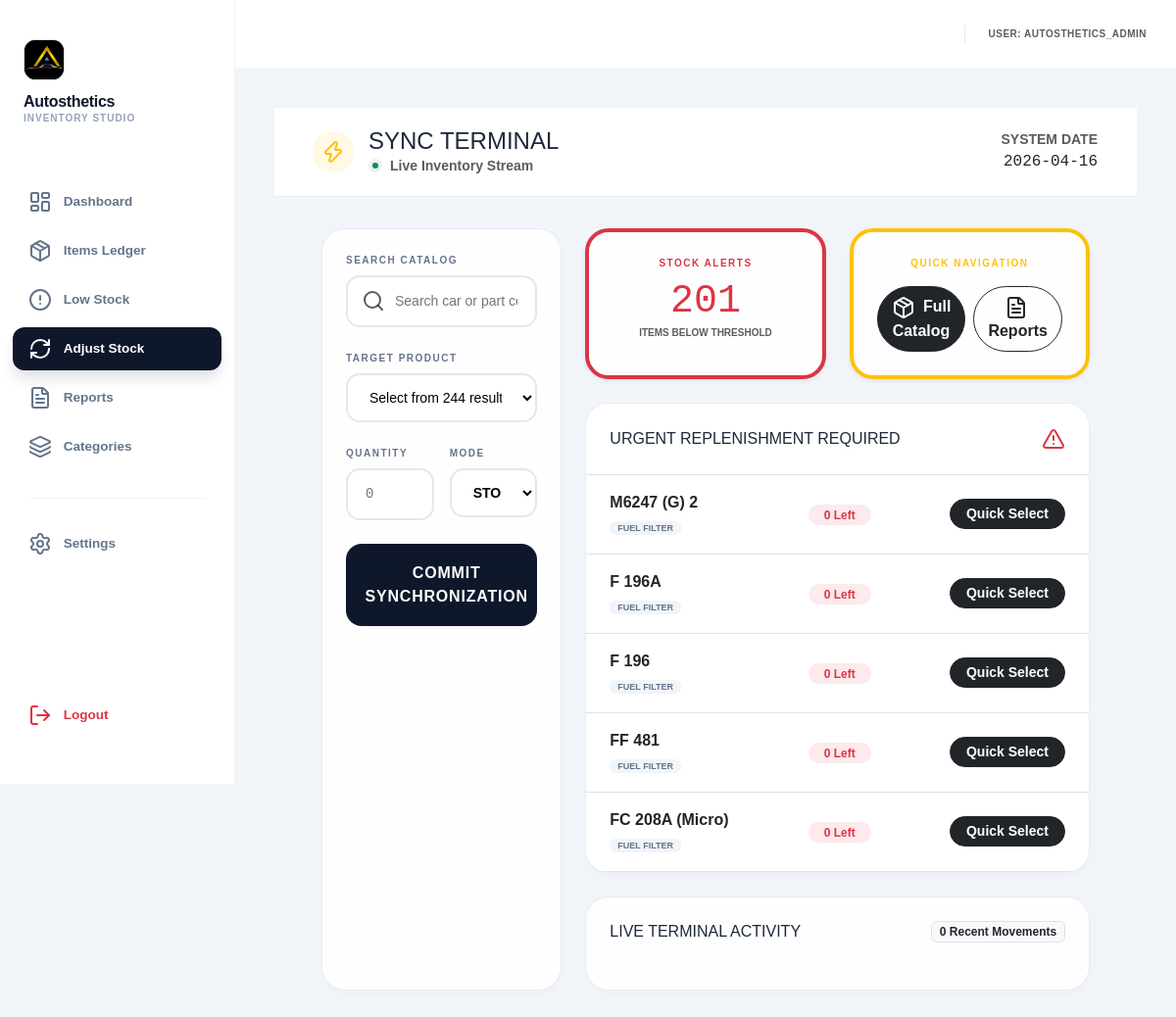
/adjust-stock/ (signed in), run on an earlier commit of the app's database.
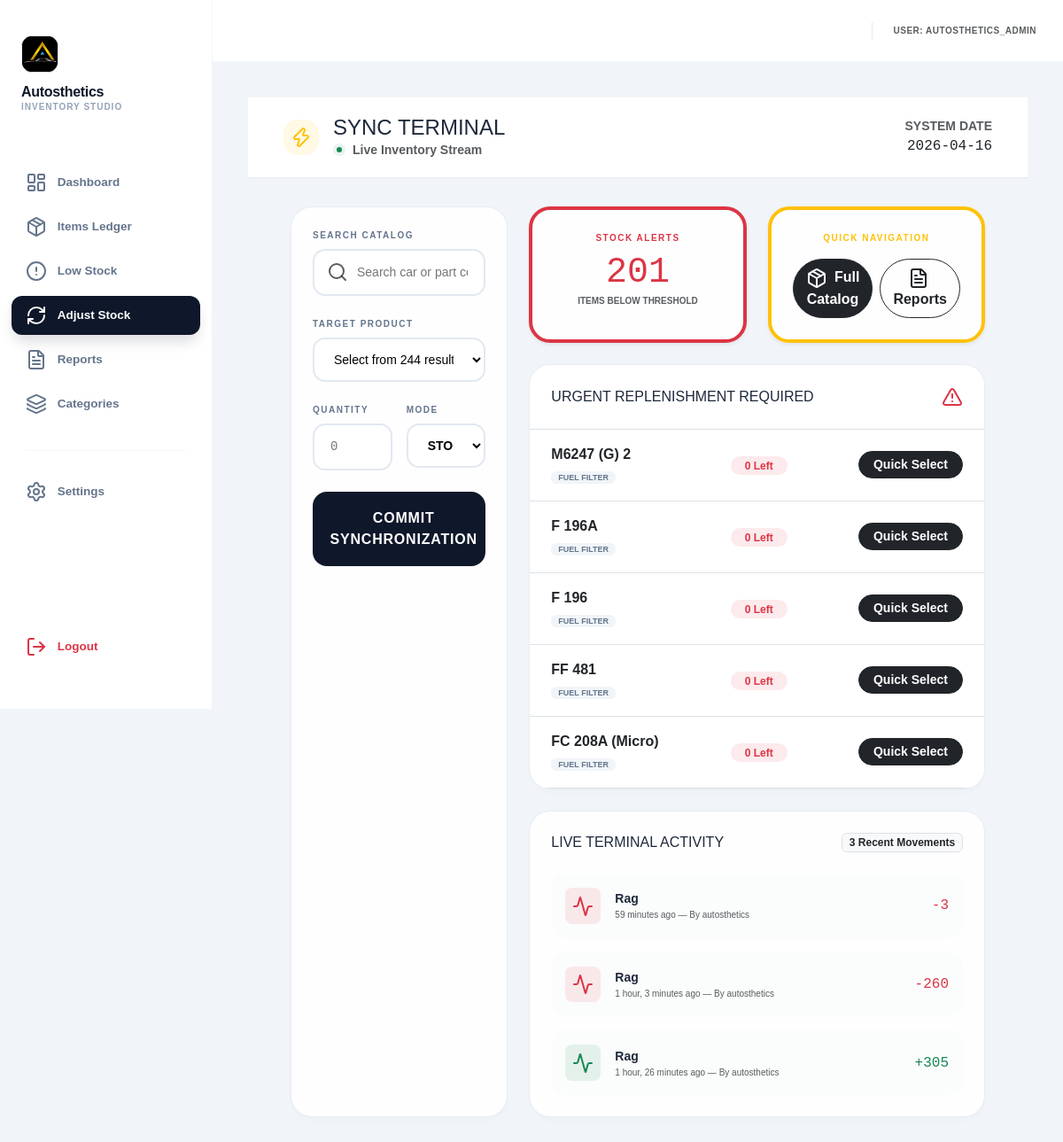
And on a later commit of the database.
### inventory/models.py (models this page shows, shortened)
class Item(models.Model):
    name = models.CharField(max_length=255, unique=True)
    quantity = models.IntegerField(default=0)
    price = models.DecimalField(max_digits=12, decimal_places=2, default=0)
    category = models.ForeignKey(Category, on_delete=models.SET_NULL, null=True, blank=True)
    unit = models.CharField(max_length=10, choices=UNIT_CHOICES, default='pcs')
    compatible_units = models.TextField(blank=True, null=True, help_text="List cars this fits")
    created_at = models.DateTimeField(auto_now_add=True)

class Category(models.Model):
    name = models.CharField(max_length=255)
    description = models.TextField(blank=True, null=True)
    class Meta:
        verbose_name_plural = "Categories"

class StockMovement(models.Model):
    REASON_CHOICES = [('add', 'Stock In'), ('remove', 'Stock Out'), ('adjust', 'Adjustment')]
    item = models.ForeignKey(Item, on_delete=models.CASCADE)
    quantity = models.IntegerField()
    reason = models.CharField(max_length=10, choices=REASON_CHOICES)
    date = models.DateTimeField(auto_now_add=True)
    user = models.ForeignKey(User, on_delete=models.SET_NULL, null=True, blank=True)
    remarks = models.CharField(max_length=255, blank=True, null=True)

### inventory/views.py (the view, shortened to what this page needs)
# urls.py: path('adjust-stock/', views.adjust_stock, name='adjust_stock'),
@login_required
def adjust_stock(request, pk=None):
    selected_item = get_object_or_404(Item, pk=pk) if pk else None
    today = timezone.localtime(timezone.now()).date()
    query = request.GET.get('q', '')
    items = Item.objects.select_related('category').all().order_by('name')
    if query:
        items = items.filter(
            Q(name__icontains=query) |
            Q(category__name__icontains=query) |
            Q(compatible_units__icontains=query)
        ).distinct()
    critical_items = Item.objects.filter(quantity__lte=5).select_related('category').order_by('quantity')[:5]
    total_value = Item.objects.aggregate(
        total=Sum(F('price') * F('quantity'))
    )['total'] or 0
    low_stock_count = Item.objects.filter(quantity__lte=5).count()
    recent_movements = StockMovement.objects.filter(
        date__date=today
    ).select_related('item', 'user').order_by('-date')[:5]
    return render(request, "inventory/adjust_stock.html", {
        "items": items,
        "selected_item": selected_item,
        "today": today,
        "query": query,
        "critical_items": critical_items,
        "low_stock_count": low_stock_count,
        "total_value": total_value,
        "recent_movements": recent_movements,
    })

### inventory/templates/inventory/adjust_stock.html (shortened to what this page needs)
{% extends "inventory/base.html" %}
{% load humanize %}
{% block content %}
<link href="https://googleapis.com" rel="stylesheet">
<div class="terminal-header d-flex justify-content-between align-items-center">
    <div class="d-flex align-items-center gap-3">
        <div class="p-2 bg-warning bg-opacity-10 text-warning rounded-4"><i data-lucide="zap"></i></div>
        <div>
            <h4 class="fw-black mb-0">SYNC TERMINAL</h4>
            <div class="d-flex align-items-center gap-2">
                <span class="badge bg-success bg-opacity-10 text-success p-1 rounded-circle"><div style="width:6px;height:6px;background:currentColor;border-radius:50%"></div></span>
                <p class="text-muted small mb-0 fw-bold">Live Inventory Stream</p>
            </div>
        </div>
    </div>
    <div class="text-end">
        <div class="text-muted small fw-bold text-uppercase">System Date</div>
        <div class="fw-black mono-font text-dark">{{ today|date:"Y-m-d" }}</div>
    </div>
</div>
<div class="container-fluid px-4 px-lg-5 pb-5">
    <div class="row g-4">
        <div class="col-lg-4">
            <div class="glass-card p-4 h-100">
                {% if not selected_item %}
                <form method="GET" class="mb-4">
                    <label class="form-label-caps">Search Catalog</label>
                    <div class="position-relative">
                        <input type="text" name="q" class="input-terminal ps-5" placeholder="Search car or part code..." value="{{ query|default:'' }}">
                        <i data-lucide="search" class="position-absolute start-0 ms-3 top-50 translate-middle-y text-muted" size="18"></i>
                    </div>
                </form>
                {% endif %}
                <form method="POST">
                    <div class="mb-4">
                        <label class="form-label-caps">Target Product</label>
                        {% if selected_item %}
                            <div class="p-3 rounded-4 border-2 border-warning border-dashed bg-warning bg-opacity-10">
                                <div class="d-flex justify-content-between align-items-start">
                                    <div>
                                        <span class="cat-badge mb-2">{% if selected_item.category %}{{ selected_item.category.name }}{% else %}General{% endif %}</span>
                                        <div class="fw-black text-dark h5 mb-0">{{ selected_item.name }}</div>
                                    </div>
                                    <div class="text-end">
                                        <div class="text-muted small fw-bold">BAL</div>
                                        <div class="h4 fw-black mb-0 mono-font text-warning">{{ selected_item.quantity }}</div>
                                    </div>
                                </div>
                            </div>
                            <input type="hidden" name="item" value="{{ selected_item.id }}">
                            <div class="mt-2"><a href="{% url 'adjust_stock' %}" class="text-decoration-none small fw-bold text-muted"><i data-lucide="x-circle" size="12"></i> Reset Selection</a></div>
                        {% else %}
                            <select name="item" class="input-terminal" required>
                                <option value="" disabled selected>Select from {{ items|length }} results...</option>
                            </select>
                        {% endif %}
                    </div>
                    <div class="row g-3 mb-4">
                        <div class="col-6">
                            <label class="form-label-caps">Quantity</label>
                            <input type="number" name="quantity" min="1" class="input-terminal mono-font" placeholder="0" required>
                        </div>
                        <div class="col-6">
                            <label class="form-label-caps">Mode</label>
                            <select name="reason" id="modeSelect" class="input-terminal fw-bold" required>
                                <option value="remove" selected>STOCK OUT (-)</option>
                            </select>
                        </div>
                    </div>
                    <button type="submit" class="btn-commit" id="commitBtn">
                        COMMIT SYNCHRONIZATION
                    </button>
                </form>
            </div>
        </div>
        <div class="col-lg-8">
            <div class="row g-4">
                <div class="col-md-6">
                    <div class="glass-card p-4 text-center border-bottom border-danger border-4 h-100 shadow-sm">
                        <div class="form-label-caps text-danger">Stock Alerts</div>
                        <div class="h1 fw-black text-danger mb-0 mono-font">{{ low_stock_count }}</div>
                        <div class="small text-muted fw-bold text-uppercase" style="font-size: 10px;">Items Below Threshold</div>
                    </div>
                </div>
                <div class="col-md-6">
                    <div class="glass-card p-4 text-center border-bottom border-warning border-4 h-100 shadow-sm d-flex flex-column justify-content-center">
                        <div class="form-label-caps text-warning mb-3">Quick Navigation</div>
                        <div class="d-flex gap-2">
                            <a href="{% url 'all_items' %}" class="btn btn-dark w-100 rounded-pill fw-bold py-2">
                                <i data-lucide="package" size="14" class="me-1"></i> Full Catalog
                            </a>
                            <a href="{% url 'reports' %}" class="btn btn-outline-dark w-100 rounded-pill fw-bold py-2">
                                <i data-lucide="file-text" size="14" class="me-1"></i> Reports
                            </a>
                        </div>
                    </div>
                </div>
                <div class="col-12">
                    <div class="glass-card overflow-hidden">
                        <div class="p-4 border-bottom bg-white d-flex justify-content-between align-items-center">
                            <h6 class="fw-black mb-0 text-uppercase">Urgent Replenishment Required</h6>
                            <i data-lucide="alert-triangle" class="text-danger animate-pulse"></i>
                        </div>
                        <table class="table table-hover mb-0 align-middle">
                            <tbody>
                                {% for item in critical_items %}
                                <tr>
                                    <td class="ps-4 py-3">
                                        <div class="fw-bold">{{ item.name }}</div>
                                        <span class="cat-badge">{% if item.category %}{{ item.category.name }}{% else %}General{% endif %}</span>
                                    </td>
                                    <td class="text-center">
                                        <span class="badge bg-danger bg-opacity-10 text-danger rounded-pill px-3">{{ item.quantity }} Left</span>
                                    </td>
                                    <td class="text-end pe-4">
                                        <a href="?q={{ item.name }}" class="btn btn-sm btn-dark rounded-pill px-3 fw-bold">Quick Select</a>
                                    </td>
                                </tr>
                                {% empty %}
                                <tr><td class="text-center py-5 text-muted fw-bold">All systems nominal.</td></tr>
                                {% endfor %}
                            </tbody>
                        </table>
                    </div>
                </div>
                <div class="col-12">
                    <div class="glass-card p-4">
                        <div class="d-flex justify-content-between align-items-center mb-4">
                            <h6 class="fw-black mb-0 text-uppercase">Live Terminal Activity</h6>
                            <span class="badge bg-light text-dark fw-bold border">{{ recent_movements|length }} Recent Movements</span>
                        </div>
                        <div class="d-flex flex-column gap-3">
                            {% for m in recent_movements %}
                            <div class="d-flex align-items-center gap-3 p-3 rounded-4 bg-light bg-opacity-50">
                                <div class="p-2 {% if m.reason == 'add' %}bg-success{% elif m.reason == 'remove' %}bg-danger{% else %}bg-warning{% endif %} bg-opacity-10 rounded-3">
                                    <i data-lucide="activity" size="14" class="{% if m.reason == 'add' %}text-success{% elif m.reason == 'remove' %}text-danger{% else %}text-warning{% endif %}"></i>
                                </div>
                                <div class="flex-grow-1">
                                    <div class="fw-bold small">{{ m.item.name }}</div>
                                    <div class="text-muted" style="font-size: 10px;">{{ m.date|timesince }} ago — By {{ m.user.username|default:"System" }}</div>
                                </div>
                                <div class="text-end fw-black mono-font {% if m.reason == 'add' %}text-success{% elif m.reason == 'remove' %}text-danger{% endif %}">
                                    {% if m.reason == 'add' %}+{% elif m.reason == 'remove' %}-{% endif %}{{ m.quantity }}
                                </div>
                            </div>
                            {% endfor %}
                        </div>
                    </div>
                </div>
            </div>
        </div>
    </div>
</div>
{% endblock %}

### inventory/templates/inventory/base.html (shortened to what this page needs)
{% load static %}
<!DOCTYPE html>
<html lang="en">
<head>
    <link href="https://cdn.jsdelivr.net/npm/bootstrap@5.3.0/dist/css/bootstrap.min.css" rel="stylesheet">
</head>
<body>
<aside id="sidebar">
    <div class="sidebar-brand">
        <div class="brand-logo-container">
            <img src="{% static 'images/default_profile.jpg' %}" alt="Logo" class="brand-logo-img">
        </div>
        <h4>Autosthetics</h4>
        <p>Inventory Studio</p>
    </div>
    <nav class="nav-sidebar">
        <a href="{% url 'dashboard' %}" class="{% if request.resolver_match.url_name == 'dashboard' %}active{% endif %}">
            <i data-lucide="layout-dashboard" size="18"></i> Dashboard
        </a>
        <a href="{% url 'all_items' %}" class="{% if request.resolver_match.url_name == 'all_items' %}active{% endif %}">
            <i data-lucide="package" size="18"></i> Items Ledger
        </a>
        <a href="{% url 'low_stock' %}" class="{% if request.resolver_match.url_name == 'low_stock' %}active{% endif %}">
            <i data-lucide="alert-circle" size="18"></i> Low Stock
        </a>
        <a href="{% url 'adjust_stock' %}" class="{% if request.resolver_match.url_name == 'adjust_stock' %}active{% endif %}">
            <i data-lucide="refresh-cw" size="18"></i> Adjust Stock
        </a>
        <a href="{% url 'reports' %}" class="{% if request.resolver_match.url_name == 'reports' or 'monthly' in request.path %}active{% endif %}">
            <i data-lucide="file-text" size="18"></i> Reports
        </a>
        <a href="{% url 'categories' %}" class="{% if request.resolver_match.url_name == 'categories' %}active{% endif %}">
            <i data-lucide="layers" size="18"></i> Categories
        </a>
        <hr>
        <a href="{% url 'settings_page' %}" class="{% if request.resolver_match.url_name == 'settings_page' %}active{% endif %}">
            <i data-lucide="settings" size="18"></i> Settings
        </a>
        <a href="{% url 'logout' %}" class="text-danger logout-link">
            <i data-lucide="log-out" size="18"></i> Logout
        </a>
    </nav>
</aside>
<div id="main-wrapper">
    <div class="topbar">
        <div class="d-flex align-items-center gap-3">
            <span class="small fw-bold text-muted text-uppercase" style="font-size: 10px; letter-spacing: 0.05em;">
                User: {{ request.user.username }}
            </span>
        </div>
    </div>
    <main>
        {% block content %}{% endblock %}
    </main>
</div>
</body>
</html>

What changed in the data, as far as the page shows it:
added StockMovement: item.name "Rag", date "59 minutes", user.username "autosthetics", quantity "3"
added StockMovement: item.name "Rag", date "1 hour, 3 minutes", user.username "autosthetics", quantity "260"
added StockMovement: item.name "Rag", date "1 hour, 26 minutes", user.username "autosthetics", quantity "305", reason "add" (drawn)
Also different on the page:
{{ recent_movements|length }}: "0" → "3"
